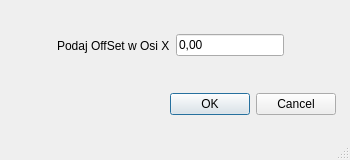
<?xml version="1.0" encoding="UTF-8"?>
<ui version="4.0">
 <class>view_a</class>
 <widget class="QMainWindow" name="view_a">
  <property name="geometry">
   <rect>
    <x>0</x>
    <y>0</y>
    <width>350</width>
    <height>160</height>
   </rect>
  </property>
  <property name="windowTitle">
   <string>OffSet osi X</string>
  </property>
  <widget class="QWidget" name="centralwidget">
   <widget class="QDialogButtonBox" name="buttonBox">
    <property name="geometry">
     <rect>
      <x>160</x>
      <y>90</y>
      <width>176</width>
      <height>28</height>
     </rect>
    </property>
    <property name="standardButtons">
     <set>QDialogButtonBox::Cancel|QDialogButtonBox::Ok</set>
    </property>
   </widget>
   <widget class="QWidget" name="horizontalLayoutWidget">
    <property name="geometry">
     <rect>
      <x>10</x>
      <y>20</y>
      <width>321</width>
      <height>51</height>
     </rect>
    </property>
    <layout class="QHBoxLayout" name="horizontalLayout_2">
     <item>
      <spacer name="horizontalSpacer">
       <property name="orientation">
        <enum>Qt::Horizontal</enum>
       </property>
       <property name="sizeHint" stdset="0">
        <size>
         <width>20</width>
         <height>20</height>
        </size>
       </property>
      </spacer>
     </item>
     <item>
      <widget class="QLabel" name="label">
       <property name="text">
        <string>Podaj OffSet w Osi X</string>
       </property>
      </widget>
     </item>
     <item>
      <widget class="QLineEdit" name="lineEdit">
       <property name="text">
        <string>0,00</string>
       </property>
      </widget>
     </item>
     <item>
      <spacer name="horizontalSpacer_2">
       <property name="orientation">
        <enum>Qt::Horizontal</enum>
       </property>
       <property name="sizeHint" stdset="0">
        <size>
         <width>40</width>
         <height>20</height>
        </size>
       </property>
      </spacer>
     </item>
    </layout>
   </widget>
  </widget>
  <widget class="QMenuBar" name="menubar">
   <property name="geometry">
    <rect>
     <x>0</x>
     <y>0</y>
     <width>350</width>
     <height>22</height>
    </rect>
   </property>
  </widget>
  <widget class="QStatusBar" name="statusbar"/>
 </widget>
 <resources/>
 <connections>
  <connection>
   <sender>buttonBox</sender>
   <signal>rejected()</signal>
   <receiver>view_a</receiver>
   <slot>close()</slot>
   <hints>
    <hint type="sourcelabel">
     <x>337</x>
     <y>115</y>
    </hint>
    <hint type="destinationlabel">
     <x>215</x>
     <y>79</y>
    </hint>
   </hints>
  </connection>
 </connections>
</ui>
